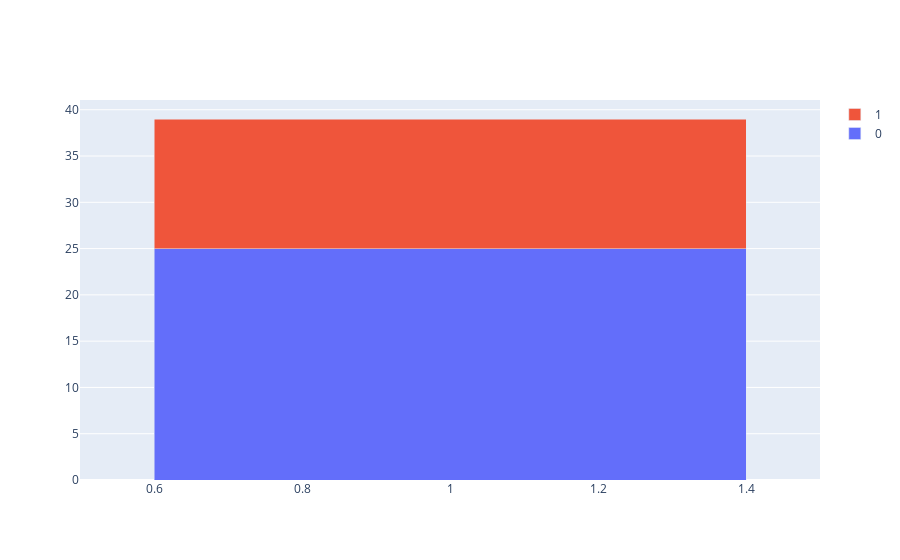

This figure's notebook cell:
### Code cell
draw_bar("diabetes", df_currsmoker_plus_diabetes)

### Figure 1 — Plotly figure (JSON) as saved in the notebook; plotly's stock layout.template omitted (floating-point values rounded to 4 significant figures)
{"data": [{"name": "0", "type": "bar", "x": [1], "y": [25]}, {"name": "1", "type": "bar", "x": [1], "y": [14]}], "layout": {"barmode": "stack"}}
